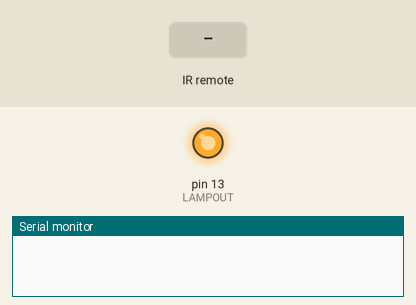
A sketch run on a simulated Arduino Nano, built with avr-gcc and run on an emulated ATmega328P. Shown: output pins drawn as LEDs (lit = HIGH), the last lines printed to the serial monitor. Inputs (shaded band) come from the test bench.

Above: at 1.2 s.
1.3 s: infrared code 0x4014 received
At 2.5 s:
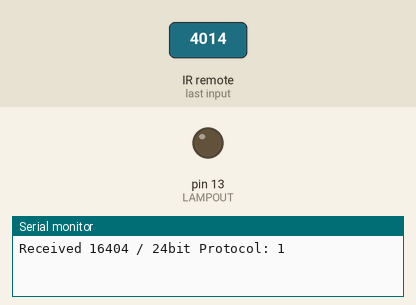
2.8 s: infrared code 0x4015 received
At 3.7 s:
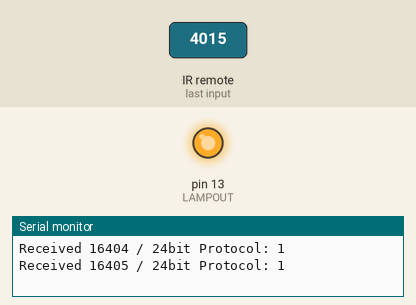
Timing chart, 0 to 5.8 s (numbered marks = the images above; inputs shaded):
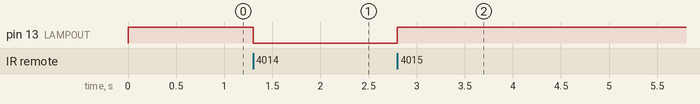

Measured:
- after the input at 1.3 s, pin 13 (LAMPOUT): HIGH → LOW at once
- after the input at 2.8 s, pin 13 (LAMPOUT): LOW → HIGH at once

The sketch:

receive.ino
```cpp
#include <RCSwitch.h>

#define LAMPOUT 13

RCSwitch mySwitch = RCSwitch();

void setup() {
  Serial.begin(115200);
  pinMode(LAMPOUT, OUTPUT);
  digitalWrite(LAMPOUT, 1);
  mySwitch.enableReceive(0);  // Receiver on interrupt 0 => that is pin #2
}

void loop() {
  if (mySwitch.available()) {

    int value = mySwitch.getReceivedValue();

    if (value == 0) {
      Serial.print("Unknown encoding");
    } else {
      Serial.print("Received ");
      Serial.print( mySwitch.getReceivedValue() );
      Serial.print(" / ");
      Serial.print( mySwitch.getReceivedBitlength() );
      Serial.print("bit ");
      Serial.print("Protocol: ");
      Serial.println( mySwitch.getReceivedProtocol() );

      if (value == 16405) {
        digitalWrite(LAMPOUT, 1);
      } else if (value == 16404) {
        digitalWrite(LAMPOUT, 0);
      }
    }

    mySwitch.resetAvailable();
  }
}
```
